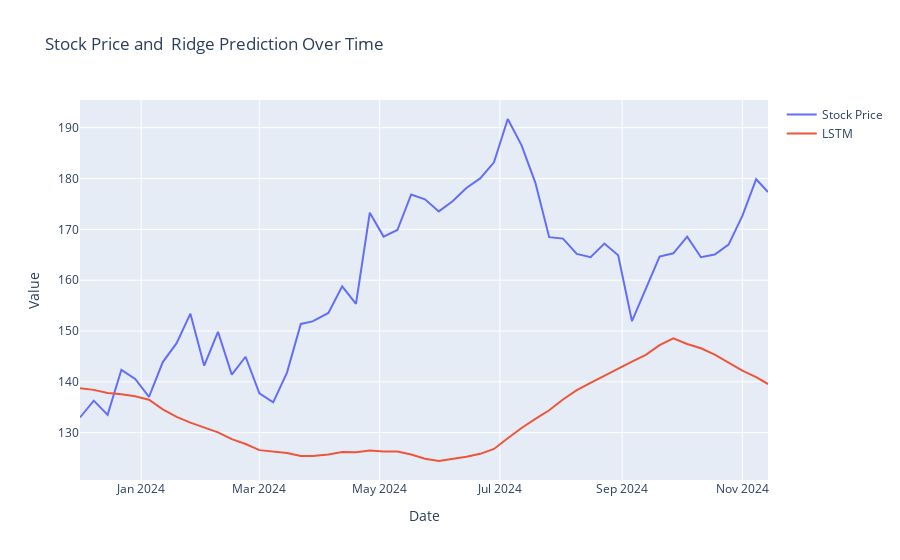

Notebook code for this chart:
### Code cell
import plotly.express as px
import plotly.graph_objects as go
datetime_array =dates[-len(y_test_scaled):]

# Convert to date string array
date_string_array = np.datetime_as_string(datetime_array, unit='D')
trace1 = go.Scatter(x=date_string_array, y=y_test_scaled.reshape(1,-1)[0], mode='lines', name='Stock Price')
trace2 = go.Scatter(x=date_string_array, y=predictions_scaled.reshape(1,-1)[0], mode='lines', name='LSTM')

# Create the layout
layout = go.Layout(
    title='Stock Price and  Ridge Prediction Over Time',
    xaxis=dict(title='Date'),
    yaxis=dict(title='Value')
)

# Create the figure with both traces
fig = go.Figure(data=[trace1, trace2], layout=layout)

# Show the plot
fig.show()
